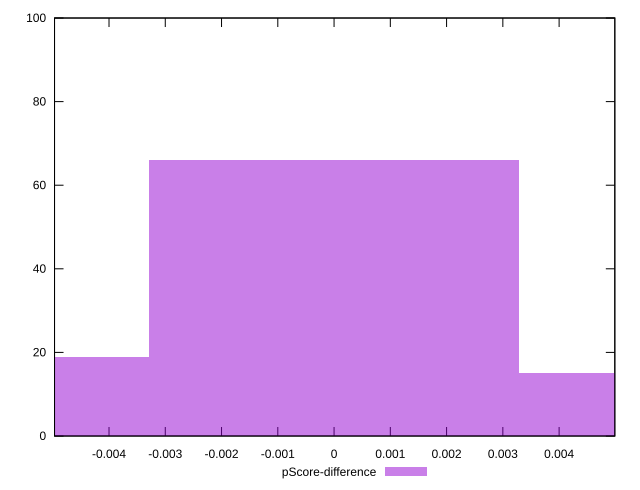

Source code (gnuplot):
reset

$pScoreDifference <<EOF
-0.006569936507596922 19
0 66
0.006569936507596922 15
EOF

set key outside below
set boxwidth 0.006569936507596922
set xrange [-0.0049683902160829185:0.004990254723294341]
set yrange [0:100]
set trange [0:100]
set style fill transparent solid 0.5 noborder
set terminal svg size 640, 490 enhanced background rgb 'white'
set output "report_00009_2021-02-08T22-37-41.559Z/total-blocking-time/samples/pages+cached/pScore-difference/histogram.svg"

plot $pScoreDifference title "pScore-difference" with boxes

reset
